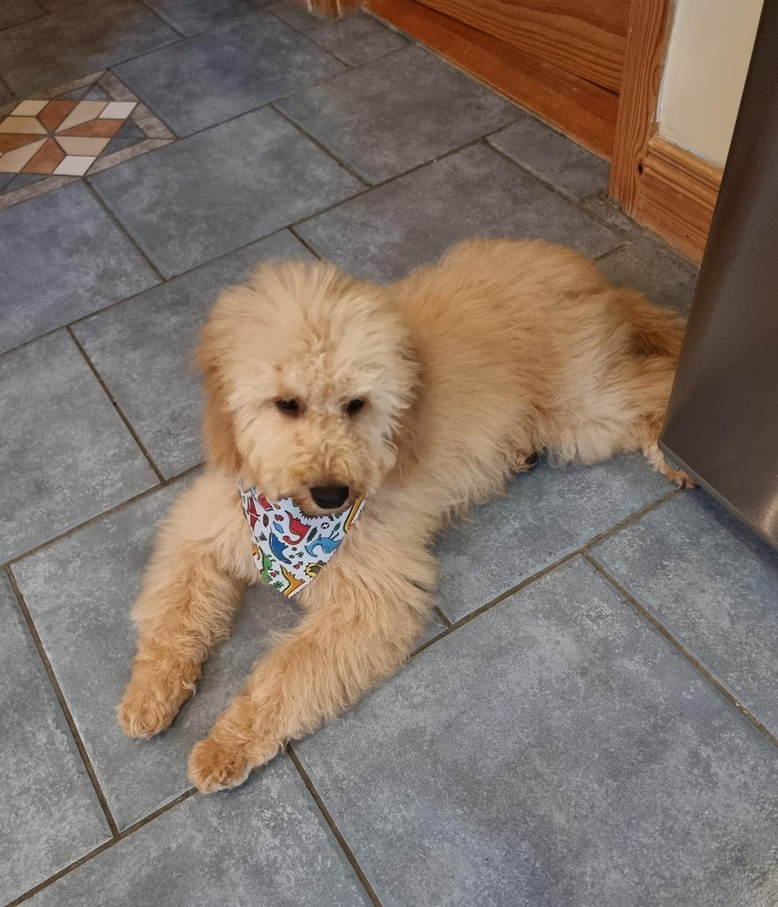
#> input picture Practical/Medium/Seam Carving/qwFWZv8.jpeg, 778 x 907 px, shrunk from 2617 x 3051 before the run, found by its file name
$ python resize.py   (older library calls are emulated)
#> lines starting #> are read from the running program, lines starting #| are printed output that depends on the picture
#> further down, input_image is the input picture: shape (907, 778, 3); mean B, G, R 104.2, 114.5, 128.3
import numpy as np
import cv2

def energy(image):
    # Compute the energy of each pixel in the image
    gray = cv2.cvtColor(image, cv2.COLOR_BGR2GRAY)
    gradient_x = cv2.Sobel(gray, cv2.CV_64F, 1, 0, ksize=3)
    gradient_y = cv2.Sobel(gray, cv2.CV_64F, 0, 1, ksize=3)
    energy_map = np.abs(gradient_x) + np.abs(gradient_y)
    return energy_map

def find_seam(energy_map):
    # Find the least energy seam in the image
    rows, cols = energy_map.shape
    seam = np.zeros((rows,), dtype=int)
    seam[-1] = np.argmin(energy_map[-1])
    for i in range(rows - 2, -1, -1):
        prev_col = seam[i + 1]
        if prev_col == 0:
            seam[i] = np.argmin(energy_map[i, :2])
        elif prev_col == cols - 1:
            seam[i] = np.argmin(energy_map[i, -2:]) + cols - 2
        else:
            seam[i] = np.argmin(energy_map[i, prev_col - 1:prev_col + 2]) + prev_col - 1
    return seam

def remove_seam(image, seam):
    # Remove the least energy seam from the image
    rows, cols, _ = image.shape
    new_image = np.zeros((rows, cols - 1, 3), dtype=np.uint8)
    for i in range(rows):
        new_image[i, :seam[i]] = image[i, :seam[i]]
        new_image[i, seam[i]:] = image[i, seam[i] + 1:]
    return new_image

def seam_carve(image, new_width):
    # Seam carving to resize the image
#> called with new_width = 300
    for _ in range(image.shape[1] - new_width):
        energy_map = energy(image)
        seam = find_seam(energy_map)
        image = remove_seam(image, seam)
#> this loop made 478 passes
#> pass 1, in energy, `gray = cv2.cvtColor(image, cv2.COLOR_BGR2GRAY)`:
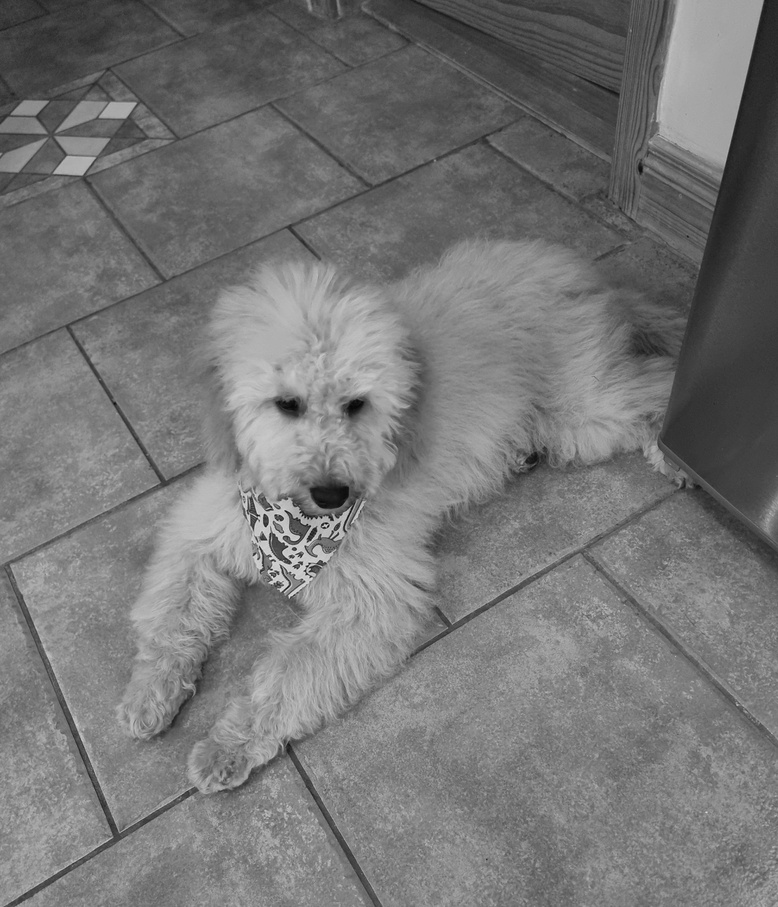
#> gray: shape (907, 778); min 6, max 227, mean 117.5
#> pass 1, in energy, `gradient_x = cv2.Sobel(gray, cv2.CV_64F, 1, 0, ksize=3)`:
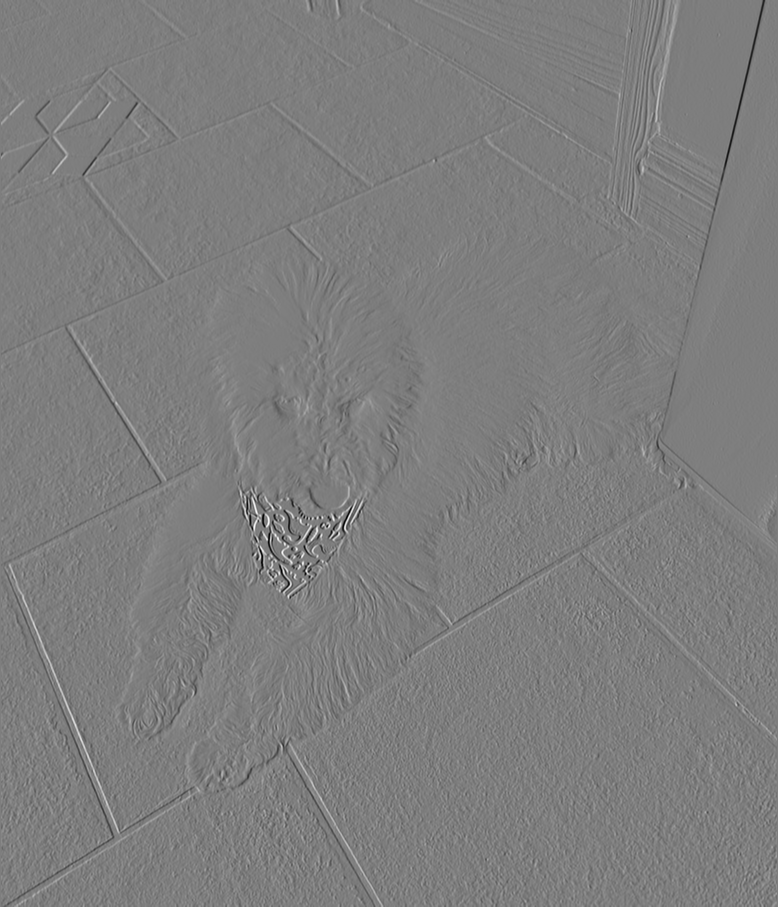
#> gradient_x: shape (907, 778) float64; min -638, max 651, mean -0.3; drawn with min black and max white
#> pass 1, in energy, `energy_map = np.abs(gradient_x) + np.abs(gradient_y)`:
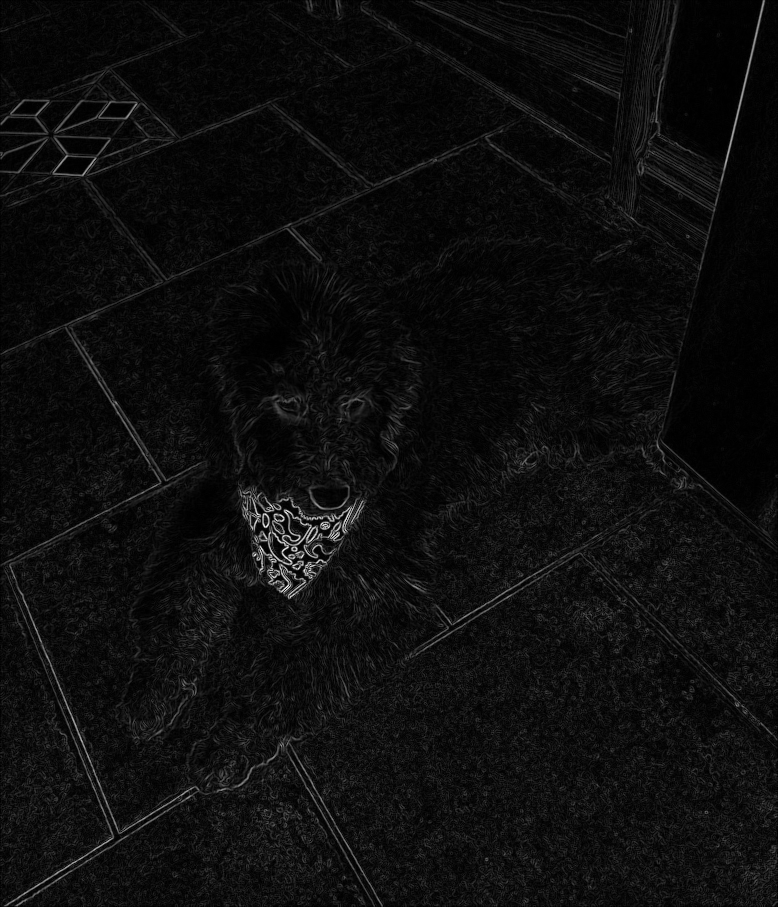
#> energy_map: shape (907, 778) float64; min 0, max 988, mean 54.1; drawn with min black and max white
#> after the loop:
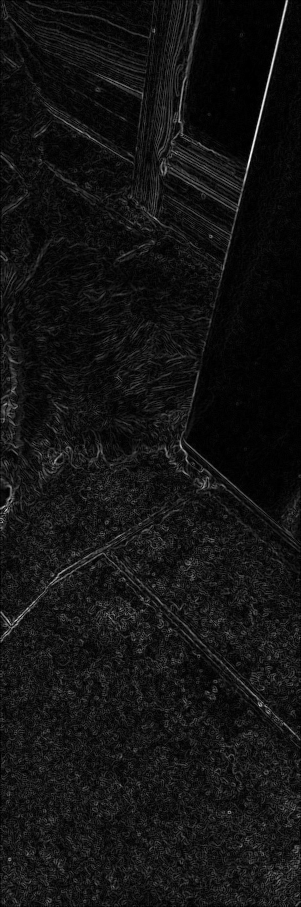
#> energy_map: shape (907, 301) float64; min 0, max 670, mean 51.6; drawn with min black and max white
#> after the loop:
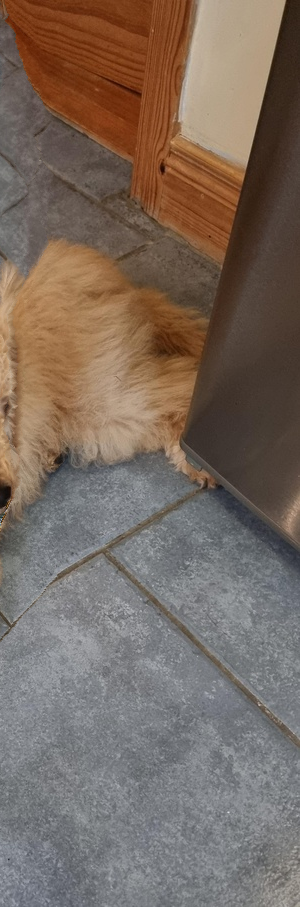
#> image: shape (907, 300, 3); mean of channels 0, 1, 2 95.3, 105.9, 121.1; drawn as B, G, R
    return image

# Read the input image
input_image = cv2.imread(r"Practical\Medium\Seam Carving\qwFWZv8.jpeg")

# Resize the image using seam carving
resized_image = seam_carve(input_image, new_width=300)

# Save the resized image
cv2.imwrite(r"Practical\Medium\Seam Carving\resize.jpg", resized_image)
